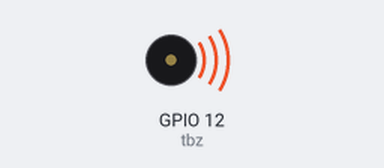
The program below on a simulated Raspberry Pi (BCM pin numbers). Shown: buzzer (waves = sounding). At 7.7 s the program stops and its outputs stay as they are.

Above: at 0.5 s.
At 2.15 s:
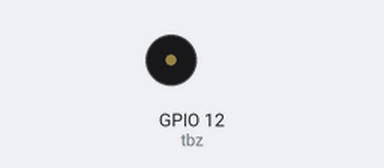
Timing chart, 0 to 3.0 s (numbered marks = the images above):
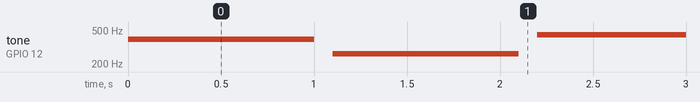

The program:

tonal_buzzer_test.py
```python
### TonalBuzzer not support PiGPIO
#from gpiozero.pins.pigpio import PiGPIOFactory
from gpiozero import TonalBuzzer
from time import sleep

#tones = ["C4", "E4", "G4"]
tones = ["G4", "C4", "A4", "F4", "E4", "C4", "D4"]

tbz = TonalBuzzer(12)

for tone in tones:
    tbz.play(tone)
    sleep(1)
    tbz.stop()
    sleep(0.1)
```

Measured:
- by itself, tone on GPIO 12 (tbz): plays 392 Hz for 1.0 s, 262 Hz for 1.0 s, 440 Hz for 1.0 s, 349 Hz for 1.0 s, 330 Hz for 1.0 s, 262 Hz for 1.0 s … (7 notes in this stretch)
